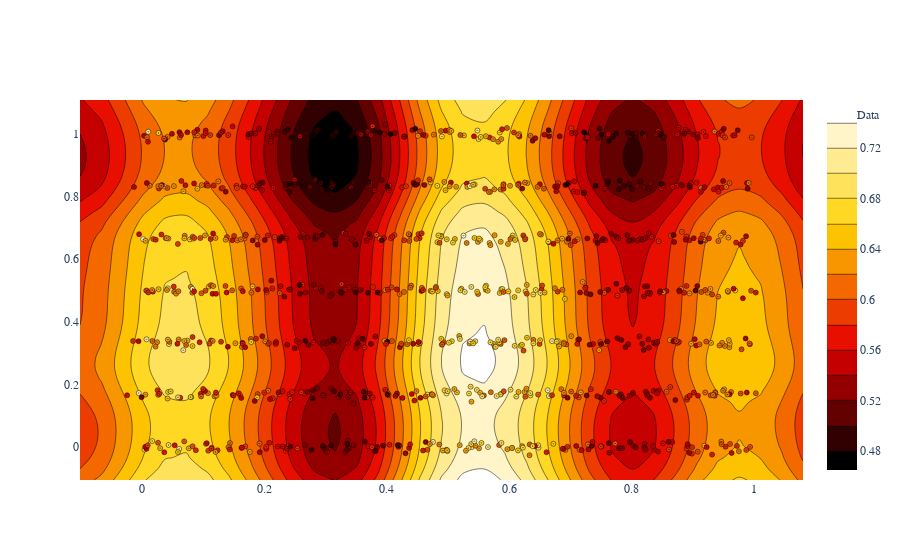

The cell this chart's notebook holds for it:
### Code cell
fig = m.plot(title='1d_gp')

GPy.plotting.show(fig, filename='1d_gp')

### Figure 1 — Plotly figure (JSON) as saved in the notebook; plotly's stock layout.template omitted (floating-point values rounded to 4 significant figures; data arrays with more than 128 entries replaced by an {"elided": "..."} marker saying what was removed)
{"data": [{"marker": {"color": {"elided": "1096 float values"}, "colorscale": [[0, "rgb(0,0,0)"], [0.3333, "rgb(230,0,0)"], [0.6667, "rgb(255,210,0)"], [1, "rgb(255,255,255)"]], "line": {"color": "black", "width": 0.5}, "opacity": 1, "size": 5, "symbol": "circle-dot"}, "mode": "markers", "name": "Data", "showlegend": true, "type": "scatter", "x": {"elided": "1096 float values"}, "xaxis": "x", "y": {"elided": "1096 float values"}, "yaxis": "y"}, {"colorscale": [[0, "rgb(0,0,0)"], [0.3333, "rgb(230,0,0)"], [0.6667, "rgb(255,210,0)"], [1, "rgb(255,255,255)"]], "name": "Mean", "type": "contour", "x": [-0.1022, -0.06737, -0.03257, 0.002227, 0.03703, 0.07182, 0.1066, 0.1414, 0.1762, 0.211, 0.2458, 0.2806, 0.3154, 0.3502, 0.385, 0.4198, 0.4546, 0.4894, 0.5242, 0.559, 0.5938, 0.6286, 0.6634, 0.6982, 0.733, 0.7678, 0.8026, 0.8374, 0.8722, 0.907, 0.9418, 0.9766, 1.011, 1.046, 1.081], "xaxis": "x", "y": [-0.1057, -0.06998, -0.03426, 0.001456, 0.03718, 0.07289, 0.1086, 0.1443, 0.1801, 0.2158, 0.2515, 0.2872, 0.3229, 0.3586, 0.3944, 0.4301, 0.4658, 0.5015, 0.5372, 0.573, 0.6087, 0.6444, 0.6801, 0.7158, 0.7516, 0.7873, 0.823, 0.8587, 0.8944, 0.9302, 0.9659, 1.002, 1.037, 1.073, 1.109], "yaxis": "y", "z": {"elided": "35x35 float values"}}], "layout": {"font": {"family": "Raleway, sans-serif"}, "showlegend": true, "xaxis": {"anchor": "y", "domain": [0, 1]}, "yaxis": {"anchor": "x", "domain": [0, 1]}}}
